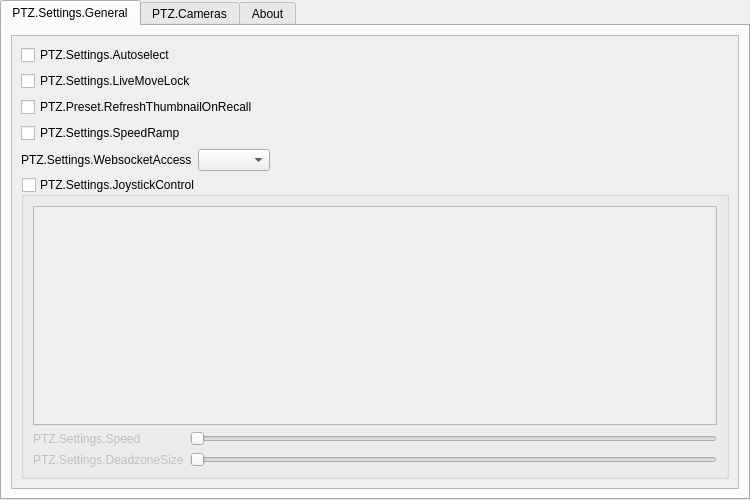
<?xml version="1.0" encoding="UTF-8"?>
<ui version="4.0">
 <class>PTZSettings</class>
 <widget class="QWidget" name="PTZSettings">
  <property name="geometry">
   <rect>
    <x>0</x>
    <y>0</y>
    <width>750</width>
    <height>500</height>
   </rect>
  </property>
  <property name="windowTitle">
   <string>PTZ.Settings.Title</string>
  </property>
  <layout class="QVBoxLayout" name="verticalLayout">
   <property name="leftMargin">
    <number>0</number>
   </property>
   <property name="topMargin">
    <number>0</number>
   </property>
   <property name="rightMargin">
    <number>0</number>
   </property>
   <property name="bottomMargin">
    <number>0</number>
   </property>
   <item>
    <widget class="QTabWidget" name="tabWidget">
     <property name="currentIndex">
      <number>0</number>
     </property>
     <widget class="QWidget" name="generalTab">
      <attribute name="title">
       <string>PTZ.Settings.General</string>
      </attribute>
      <layout class="QVBoxLayout" name="verticalLayout_5">
       <item>
        <widget class="QScrollArea" name="scrollArea">
         <property name="widgetResizable">
          <bool>true</bool>
         </property>
         <widget class="QWidget" name="scrollAreaWidgetContents_3">
          <property name="geometry">
           <rect>
            <x>0</x>
            <y>0</y>
            <width>702</width>
            <height>437</height>
           </rect>
          </property>
          <layout class="QVBoxLayout" name="verticalLayout_4">
           <item>
            <widget class="QCheckBox" name="autoselectCheckBox">
             <property name="toolTip">
              <string>PTZ.Settings.Autoselect.Tooltip</string>
             </property>
             <property name="text">
              <string>PTZ.Settings.Autoselect</string>
             </property>
            </widget>
           </item>
           <item>
            <widget class="QCheckBox" name="livemoveCheckBox">
             <property name="toolTip">
              <string>PTZ.Settings.LiveMoveLock.Tooltip</string>
             </property>
             <property name="text">
              <string>PTZ.Settings.LiveMoveLock</string>
             </property>
            </widget>
           </item>
           <item>
            <widget class="QCheckBox" name="refreshThumbnailCheckBox">
             <property name="text">
              <string>PTZ.Preset.RefreshThumbnailOnRecall</string>
             </property>
            </widget>
           </item>
           <item>
            <widget class="QCheckBox" name="speedRampCheckBox">
             <property name="toolTip">
              <string>PTZ.Settings.SpeedRamp.Tooltip</string>
             </property>
             <property name="text">
              <string>PTZ.Settings.SpeedRamp</string>
             </property>
            </widget>
           </item>
           <item>
            <layout class="QHBoxLayout" name="websocketAccessLayout">
             <item>
              <widget class="QLabel" name="websocketAccessLabel">
               <property name="toolTip">
                <string>PTZ.Settings.WebsocketAccess.Tooltip</string>
               </property>
               <property name="text">
                <string>PTZ.Settings.WebsocketAccess</string>
               </property>
               <property name="buddy">
                <cstring>websocketAccessComboBox</cstring>
               </property>
              </widget>
             </item>
             <item>
              <widget class="QComboBox" name="websocketAccessComboBox">
               <property name="toolTip">
                <string>PTZ.Settings.WebsocketAccess.Tooltip</string>
               </property>
              </widget>
             </item>
             <item>
              <spacer name="websocketAccessSpacer">
               <property name="orientation">
                <enum>Qt::Horizontal</enum>
               </property>
               <property name="sizeHint" stdset="0">
                <size>
                 <width>40</width>
                 <height>20</height>
                </size>
               </property>
              </spacer>
             </item>
            </layout>
           </item>
           <item>
            <widget class="QGroupBox" name="joystickGroupBox">
             <property name="title">
              <string>PTZ.Settings.JoystickControl</string>
             </property>
             <property name="checkable">
              <bool>true</bool>
             </property>
             <property name="checked">
              <bool>false</bool>
             </property>
             <layout class="QVBoxLayout" name="verticalLayout_6">
              <item>
               <layout class="QGridLayout" name="gridLayout">
                <item row="0" column="0" colspan="2">
                 <widget class="QListView" name="joystickNamesListView"/>
                </item>
                <item row="1" column="0">
                 <widget class="QLabel" name="joystickSpeedLabel">
                  <property name="text">
                   <string>PTZ.Settings.Speed</string>
                  </property>
                 </widget>
                </item>
                <item row="1" column="1">
                 <widget class="DoubleSlider" name="joystickSpeedSlider">
                  <property name="orientation">
                   <enum>Qt::Orientation::Horizontal</enum>
                  </property>
                 </widget>
                </item>
                <item row="2" column="0">
                 <widget class="QLabel" name="joystickDeadzoneLabel">
                  <property name="text">
                   <string>PTZ.Settings.DeadzoneSize</string>
                  </property>
                 </widget>
                </item>
                <item row="2" column="1">
                 <widget class="DoubleSlider" name="joystickDeadzoneSlider">
                  <property name="toolTip">
                   <string>PTZ.Settings.DeadzoneSlider.Tooltip</string>
                  </property>
                  <property name="orientation">
                   <enum>Qt::Orientation::Horizontal</enum>
                  </property>
                 </widget>
                </item>
               </layout>
              </item>
              <item>
               <layout class="QGridLayout" name="joystickMapGridLayout"/>
              </item>
              <item>
               <layout class="QGridLayout" name="joystickButtonGridLayout"/>
              </item>
             </layout>
            </widget>
           </item>
          </layout>
         </widget>
        </widget>
       </item>
      </layout>
     </widget>
     <widget class="QWidget" name="devicesTab">
      <attribute name="title">
       <string>PTZ.Cameras</string>
      </attribute>
      <layout class="QHBoxLayout" name="horizontalLayout_3">
       <property name="leftMargin">
        <number>0</number>
       </property>
       <property name="topMargin">
        <number>0</number>
       </property>
       <property name="rightMargin">
        <number>0</number>
       </property>
       <property name="bottomMargin">
        <number>0</number>
       </property>
       <item>
        <widget class="QSplitter" name="splitter">
         <property name="orientation">
          <enum>Qt::Orientation::Horizontal</enum>
         </property>
         <property name="childrenCollapsible">
          <bool>false</bool>
         </property>
         <widget class="QWidget" name="widget_1" native="true">
          <layout class="QVBoxLayout" name="verticalLayout_3">
           <item>
            <widget class="QLabel" name="label_2">
             <property name="text">
              <string>PTZ.Devices</string>
             </property>
            </widget>
           </item>
           <item>
            <widget class="CircularListView" name="deviceList">
             <property name="contextMenuPolicy">
              <enum>Qt::ContextMenuPolicy::CustomContextMenu</enum>
             </property>
             <property name="editTriggers">
              <set>QAbstractItemView::EditTrigger::NoEditTriggers</set>
             </property>
            </widget>
           </item>
           <item>
            <layout class="QHBoxLayout" name="horizontalLayout_2">
             <item>
              <widget class="QPushButton" name="addPTZ">
               <property name="toolTip">
                <string>PTZ.AddDevice.Tooltip</string>
               </property>
               <property name="accessibleName">
                <string>Add</string>
               </property>
               <property name="text">
                <string notr="true"/>
               </property>
               <property name="flat">
                <bool>true</bool>
               </property>
               <property name="class" stdset="0">
                <string notr="true">icon-plus</string>
               </property>
              </widget>
             </item>
             <item>
              <widget class="QPushButton" name="removePTZ">
               <property name="toolTip">
                <string>PTZ.RemoveDevice.Tooltip</string>
               </property>
               <property name="accessibleName">
                <string>Remove</string>
               </property>
               <property name="text">
                <string notr="true"/>
               </property>
               <property name="flat">
                <bool>true</bool>
               </property>
               <property name="class" stdset="0">
                <string notr="true">icon-trash</string>
               </property>
              </widget>
             </item>
             <item>
              <spacer name="horizontalSpacer_2">
               <property name="orientation">
                <enum>Qt::Orientation::Horizontal</enum>
               </property>
               <property name="sizeHint" stdset="0">
                <size>
                 <width>40</width>
                 <height>20</height>
                </size>
               </property>
              </spacer>
             </item>
            </layout>
           </item>
          </layout>
         </widget>
         <widget class="QWidget" name="devicePane" native="true">
          <property name="sizePolicy">
           <sizepolicy hsizetype="Preferred" vsizetype="Preferred">
            <horstretch>1</horstretch>
            <verstretch>0</verstretch>
           </sizepolicy>
          </property>
          <layout class="QVBoxLayout" name="devicePaneLayout" stretch="0,0,1">
           <item>
            <widget class="QLabel" name="deviceName">
             <property name="sizePolicy">
              <sizepolicy hsizetype="Ignored" vsizetype="Preferred">
               <horstretch>0</horstretch>
               <verstretch>0</verstretch>
              </sizepolicy>
             </property>
             <property name="textFormat">
              <enum>Qt::TextFormat::PlainText</enum>
             </property>
            </widget>
           </item>
           <item>
            <widget class="QGroupBox" name="statusGroup">
             <property name="accessibleName">
              <string notr="true">group</string>
             </property>
             <property name="styleSheet">
              <string notr="true">QGroupBox { padding-top: 0px; padding-bottom: 0px; }</string>
             </property>
             <layout class="QVBoxLayout" name="statusGroupLayout">
              <property name="topMargin">
               <number>0</number>
              </property>
              <property name="bottomMargin">
               <number>0</number>
              </property>
              <item>
               <layout class="QHBoxLayout" name="headerLayout" stretch="0,1,0">
                <item>
                 <widget class="QCheckBox" name="topToggle">
                  <property name="sizePolicy">
                   <sizepolicy hsizetype="Maximum" vsizetype="Maximum">
                    <horstretch>0</horstretch>
                    <verstretch>0</verstretch>
                   </sizepolicy>
                  </property>
                  <property name="class" stdset="0">
                   <string notr="true">checkbox-icon indicator-expand</string>
                  </property>
                 </widget>
                </item>
                <item>
                 <widget class="QLabel" name="statusHeader">
                  <property name="sizePolicy">
                   <sizepolicy hsizetype="Ignored" vsizetype="Preferred">
                    <horstretch>0</horstretch>
                    <verstretch>0</verstretch>
                   </sizepolicy>
                  </property>
                  <property name="textFormat">
                   <enum>Qt::TextFormat::RichText</enum>
                  </property>
                  <property name="textInteractionFlags">
                   <set>Qt::TextInteractionFlag::TextSelectableByMouse</set>
                  </property>
                 </widget>
                </item>
                <item>
                 <widget class="QLabel" name="autofocusIcon">
                  <property name="visible">
                   <bool>false</bool>
                  </property>
                 </widget>
                </item>
               </layout>
              </item>
              <item>
               <widget class="QWidget" name="topSection" native="true">
                <layout class="QHBoxLayout" name="topLayout">
                 <property name="leftMargin">
                  <number>0</number>
                 </property>
                 <property name="topMargin">
                  <number>0</number>
                 </property>
                 <property name="rightMargin">
                  <number>0</number>
                 </property>
                 <property name="bottomMargin">
                  <number>10</number>
                 </property>
                 <item alignment="Qt::AlignmentFlag::AlignTop">
                  <widget class="PTZMovementControls" name="movementControls"/>
                 </item>
                 <item alignment="Qt::AlignmentFlag::AlignTop">
                  <widget class="PTZSourceDisplay" name="sourcePreview"/>
                 </item>
                 <item>
                  <spacer name="topSpacer">
                   <property name="orientation">
                    <enum>Qt::Orientation::Horizontal</enum>
                   </property>
                   <property name="sizeHint" stdset="0">
                    <size>
                     <width>40</width>
                     <height>20</height>
                    </size>
                   </property>
                  </spacer>
                 </item>
                </layout>
               </widget>
              </item>
             </layout>
            </widget>
           </item>
           <item>
            <widget class="QTabWidget" name="deviceTabs">
             <widget class="QWidget" name="statusTab">
              <attribute name="title">
               <string>PTZ.Settings.DeviceStatus</string>
              </attribute>
              <layout class="QVBoxLayout" name="statusTabLayout">
               <property name="leftMargin"><number>0</number></property>
               <property name="topMargin"><number>0</number></property>
               <property name="rightMargin"><number>0</number></property>
               <property name="bottomMargin"><number>0</number></property>
               <item>
                <widget class="VScrollArea" name="statusScroll">
                 <property name="frameShape">
                  <enum>QFrame::Shape::NoFrame</enum>
                 </property>
                 <property name="widgetResizable">
                  <bool>true</bool>
                 </property>
                 <widget class="PTZStateView" name="stateView"/>
                </widget>
               </item>
              </layout>
             </widget>
             <widget class="QWidget" name="settingsTab">
              <attribute name="title">
               <string>PTZ.Settings.DeviceSettings</string>
              </attribute>
              <layout class="QVBoxLayout" name="settingsTabLayout">
               <property name="leftMargin">
                <number>0</number>
               </property>
               <property name="topMargin">
                <number>0</number>
               </property>
               <property name="rightMargin">
                <number>0</number>
               </property>
               <property name="bottomMargin">
                <number>0</number>
               </property>
               <item>
                <widget class="VScrollArea" name="settingsScroll">
                 <property name="frameShape">
                  <enum>QFrame::Shape::NoFrame</enum>
                 </property>
                 <property name="widgetResizable">
                  <bool>true</bool>
                 </property>
                 <widget class="QWidget" name="settingsViewHost">
                  <layout class="QVBoxLayout" name="settingsViewLayout">
                   <property name="leftMargin"><number>0</number></property>
                   <property name="topMargin"><number>0</number></property>
                   <property name="rightMargin"><number>0</number></property>
                   <property name="bottomMargin"><number>0</number></property>
                  </layout>
                 </widget>
                </widget>
               </item>
               <item>
                <layout class="QHBoxLayout" name="settingsButtonsLayout">
                 <property name="leftMargin">
                  <number>0</number>
                 </property>
                 <property name="topMargin">
                  <number>0</number>
                 </property>
                 <property name="rightMargin">
                  <number>0</number>
                 </property>
                 <property name="bottomMargin">
                  <number>0</number>
                 </property>
                 <item>
                  <widget class="QLabel" name="unsavedLabel"/>
                 </item>
                 <item>
                  <spacer name="settingsButtonsSpacer">
                   <property name="orientation">
                    <enum>Qt::Orientation::Horizontal</enum>
                   </property>
                   <property name="sizeHint" stdset="0">
                    <size>
                     <width>40</width>
                     <height>20</height>
                    </size>
                   </property>
                  </spacer>
                 </item>
                 <item>
                  <widget class="QPushButton" name="revertButton">
                   <property name="text">
                    <string>PTZ.Settings.Revert</string>
                   </property>
                  </widget>
                 </item>
                 <item>
                  <widget class="QPushButton" name="applyButton">
                   <property name="text">
                    <string>PTZ.Settings.Apply</string>
                   </property>
                  </widget>
                 </item>
                </layout>
               </item>
              </layout>
             </widget>
             <widget class="QWidget" name="diagnosticsTab">
              <attribute name="title">
               <string>PTZ.Device.State.Diagnostics</string>
              </attribute>
              <layout class="QVBoxLayout" name="diagnosticsLayout">
               <property name="leftMargin">
                <number>0</number>
               </property>
               <property name="topMargin">
                <number>0</number>
               </property>
               <property name="rightMargin">
                <number>0</number>
               </property>
               <property name="bottomMargin">
                <number>0</number>
               </property>
               <item>
                <spacer name="diagnosticsSpacer">
                 <property name="orientation">
                  <enum>Qt::Orientation::Vertical</enum>
                 </property>
                 <property name="sizeHint" stdset="0">
                  <size>
                   <width>20</width>
                   <height>40</height>
                  </size>
                 </property>
                </spacer>
               </item>
              </layout>
             </widget>
            </widget>
           </item>
          </layout>
         </widget>
        </widget>
       </item>
      </layout>
     </widget>
     <widget class="QWidget" name="aboutTab">
      <attribute name="title">
       <string>About</string>
      </attribute>
      <layout class="QVBoxLayout" name="verticalLayout_2">
       <item>
        <widget class="QScrollArea" name="aboutScrollArea">
         <property name="widgetResizable">
          <bool>true</bool>
         </property>
         <widget class="QWidget" name="aboutScrollContents">
          <layout class="QVBoxLayout" name="aboutScrollLayout">
           <item>
            <widget class="QLabel" name="versionLabel">
             <property name="sizePolicy">
              <sizepolicy hsizetype="Preferred" vsizetype="Minimum">
               <horstretch>0</horstretch>
               <verstretch>0</verstretch>
              </sizepolicy>
             </property>
             <property name="alignment">
              <set>Qt::AlignmentFlag::AlignLeading|Qt::AlignmentFlag::AlignLeft|Qt::AlignmentFlag::AlignTop</set>
             </property>
             <property name="wordWrap">
              <bool>true</bool>
             </property>
             <property name="openExternalLinks">
              <bool>true</bool>
             </property>
            </widget>
           </item>
          </layout>
         </widget>
        </widget>
       </item>
      </layout>
     </widget>
    </widget>
   </item>
  </layout>
 </widget>
 <customwidgets>
  <customwidget>
   <class>DoubleSlider</class>
   <extends>QSlider</extends>
   <header>double-slider.hpp</header>
  </customwidget>
  <customwidget>
   <class>CircularListView</class>
   <extends>QListView</extends>
   <header>circularlistview.hpp</header>
  </customwidget>
  <customwidget>
   <class>PTZStateView</class>
   <extends>QWidget</extends>
   <header>ptz-state-view.hpp</header>
  </customwidget>
  <customwidget>
   <class>VScrollArea</class>
   <extends>QScrollArea</extends>
   <header>vertical-scroll-area.hpp</header>
   <container>1</container>
  </customwidget>
  <customwidget>
   <class>PTZMovementControls</class>
   <extends>QWidget</extends>
   <header>ptz-movement-controls.hpp</header>
   <container>1</container>
  </customwidget>
  <customwidget>
   <class>PTZSourceDisplay</class>
   <extends>QWidget</extends>
   <header>ptz-source-display.hpp</header>
  </customwidget>
 </customwidgets>
 <resources/>
 <connections/>
</ui>
